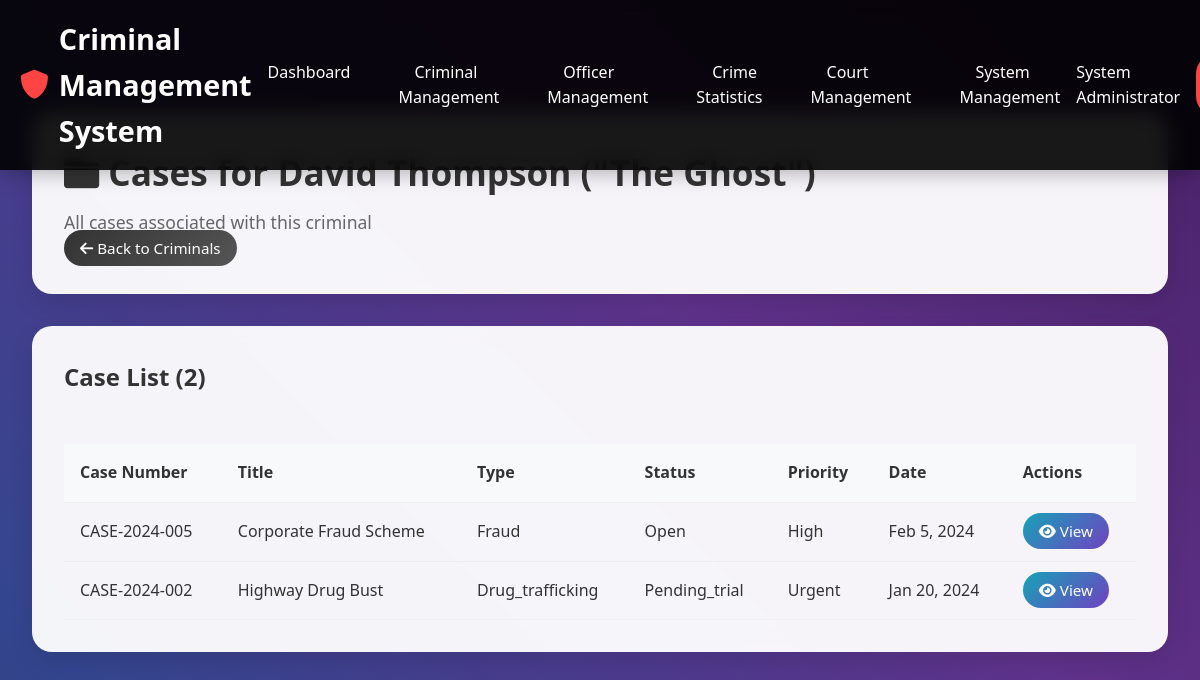
/modules/cases/criminal_cases.php?id=3 (signed in), run on an earlier commit of the app's database.
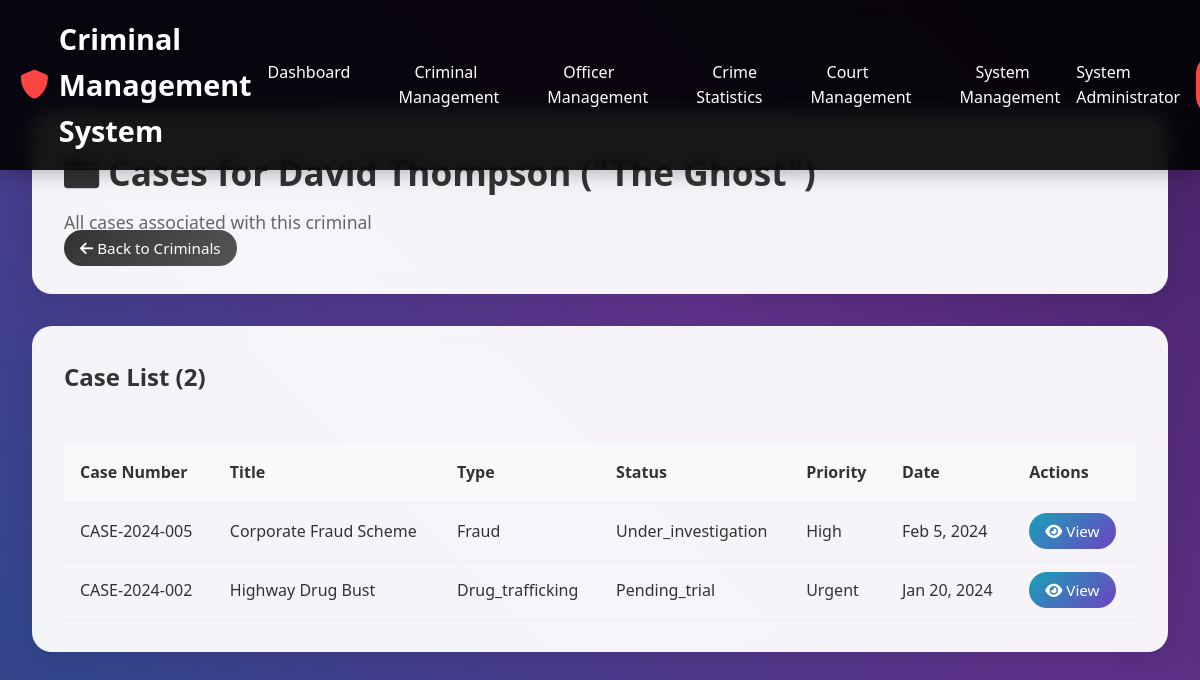
And on a later commit of the database.
### tables this page shows
CREATE TABLE `cases` (
  `id` int(11) NOT NULL,
  `case_number` varchar(50) NOT NULL,
  `title` varchar(200) NOT NULL,
  `description` text NOT NULL,
  `case_type` enum('homicide','robbery','assault','drug_trafficking','fraud','burglary','theft','domestic_violence','sexual_assault','other') NOT NULL,
  `priority` enum('low','medium','high','urgent') DEFAULT 'medium',
  `status` enum('open','under_investigation','pending_trial','closed','cold_case') DEFAULT 'open',
  `location` varchar(200) NOT NULL,
  `incident_date` datetime NOT NULL,
  `reported_date` datetime NOT NULL,
  `assigned_officer` int(11) DEFAULT NULL,
  `lead_investigator` int(11) DEFAULT NULL,
  `estimated_value` decimal(12,2) DEFAULT 0.00,
  `created_by` int(11) NOT NULL,
  `created_at` timestamp NOT NULL DEFAULT current_timestamp(),
  `updated_at` timestamp NOT NULL DEFAULT current_timestamp() ON UPDATE current_timestamp(),
  `closed_at` timestamp NULL DEFAULT NULL
);

### modules/cases/criminal_cases.php (the view, shortened to what this page needs)
<?php
$criminal_id = (int)$_GET['id'];
$servername = "localhost";
$username = "root";
$password = "";
$dbname = "criminal_management";
try {
    $conn = new PDO("mysql:host=$servername;dbname=$dbname", $username, $password);
    $conn->setAttribute(PDO::ATTR_ERRMODE, PDO::ERRMODE_EXCEPTION);
} catch(PDOException $e) {
    die("Connection failed: " . $e->getMessage());
}
$stmt = $conn->prepare("SELECT fullname, alias FROM criminals WHERE id = ?");
$stmt->execute([$criminal_id]);
$criminal = $stmt->fetch(PDO::FETCH_ASSOC);
$sql = "SELECT c.id, c.case_number, c.title, c.case_type, c.status, c.priority, c.incident_date
        FROM cases c
        JOIN case_criminals cc ON c.id = cc.case_id
        WHERE cc.criminal_id = ?
        ORDER BY c.incident_date DESC";
$stmt = $conn->prepare($sql);
$stmt->execute([$criminal_id]);
$cases = $stmt->fetchAll(PDO::FETCH_ASSOC);
?>
<!DOCTYPE html>
<html lang="en">
<head>
    <link href="https://cdnjs.cloudflare.com/ajax/libs/font-awesome/6.0.0/css/all.min.css" rel="stylesheet">
</head>
<body>
    <div class="background-container">
    </div>
    <nav class="navbar">
        <div class="nav-content">
            <a href="dashboard.php" class="logo">
                <i class="fas fa-shield-alt"></i>
                Criminal Management System
            </a>
            <ul class="nav-links">
                <li><a href="dashboard.php">Dashboard</a></li>
                <li><a href="criminal_management.php">Criminal Management</a></li>
                <li><a href="officer_management.php">Officer Management</a></li>
                <li><a href="crime_statistics.php">Crime Statistics</a></li>
                <li><a href="court_management.php">Court Management</a></li>
                <li><a href="system_management.php">System Management</a></li>
            </ul>
            <div class="user-info">
                <span><?php echo htmlspecialchars($_SESSION['fullname']); ?></span>
                <a href="logout.php" class="logout-btn">
                </a>
            </div>
        </div>
    </nav>
    <div class="main-content">
        <div class="page-header">
            <h1><i class="fas fa-folder"></i> Cases for <?php echo htmlspecialchars($criminal['fullname']); ?><?php if ($criminal['alias']) echo ' ("' . htmlspecialchars($criminal['alias']) . '")'; ?></h1>
            <p>All cases associated with this criminal</p>
            <a href="criminal_management.php" class="btn btn-secondary"><i class="fas fa-arrow-left"></i> Back to Criminals</a>
        </div>
        <div class="cases-section">
            <div class="section-header">
                <h2>Case List (<?php echo count($cases); ?>)</h2>
            </div>
            <div class="table-container">
                <table class="cases-table">
                    <thead>
                        <tr>
                            <th>Case Number</th>
                            <th>Title</th>
                            <th>Type</th>
                            <th>Status</th>
                            <th>Priority</th>
                            <th>Date</th>
                            <th>Actions</th>
                        </tr>
                    </thead>
                    <tbody>
                        <?php if (count($cases) > 0): ?>
                            <?php foreach ($cases as $case): ?>
                                <tr>
                                    <td><?php echo htmlspecialchars($case['case_number']); ?></td>
                                    <td><?php echo htmlspecialchars($case['title']); ?></td>
                                    <td><?php echo htmlspecialchars(ucfirst($case['case_type'])); ?></td>
                                    <td><?php echo htmlspecialchars(ucfirst($case['status'])); ?></td>
                                    <td><?php echo htmlspecialchars(ucfirst($case['priority'])); ?></td>
                                    <td><?php echo date('M j, Y', strtotime($case['incident_date'])); ?></td>
                                    <td>
                                        <a href="view_case.php?id=<?php echo $case['id']; ?>" class="btn-info"><i class="fas fa-eye"></i> View</a>
                                    </td>
                                </tr>
                            <?php endforeach; ?>
                        <?php endif; ?>
                    </tbody>
                </table>
            </div>
        </div>
    </div>
</body>
</html>

What changed in the data, as far as the page shows it:
changed cases "Corporate Fraud Scheme": status "Open" → "Under_investigation"
